Frame 1 (no input): blank canvas, image omitted
Frame 60 (no input): blank canvas, image omitted
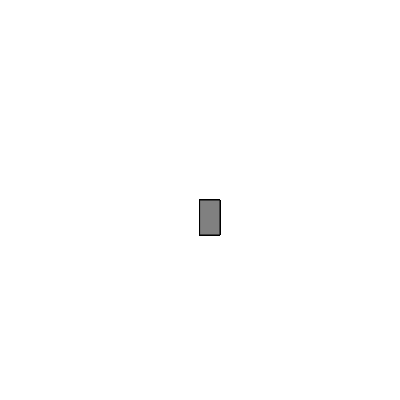
Frame 120 (the mouse pressed at the canvas centre since frame 60)

The p5.js sketch whose frames 1 and 60 were blank and that drew this single picture after the mouse press (run headless with seeded random() and noise() and a simulated clock; from frame 60 on, the mouse is pressed at the canvas centre):

// p5.js sketch
// ── sketch.js
function setup() {
    createCanvas(400, 400);
    background("white")
  }
  
  function draw() {
    stroke("black");
    fill("gray");
    
    
    if (mouseIsPressed) {
      rect(mouseX, mouseY, 20, 35);
    }
  }
  
